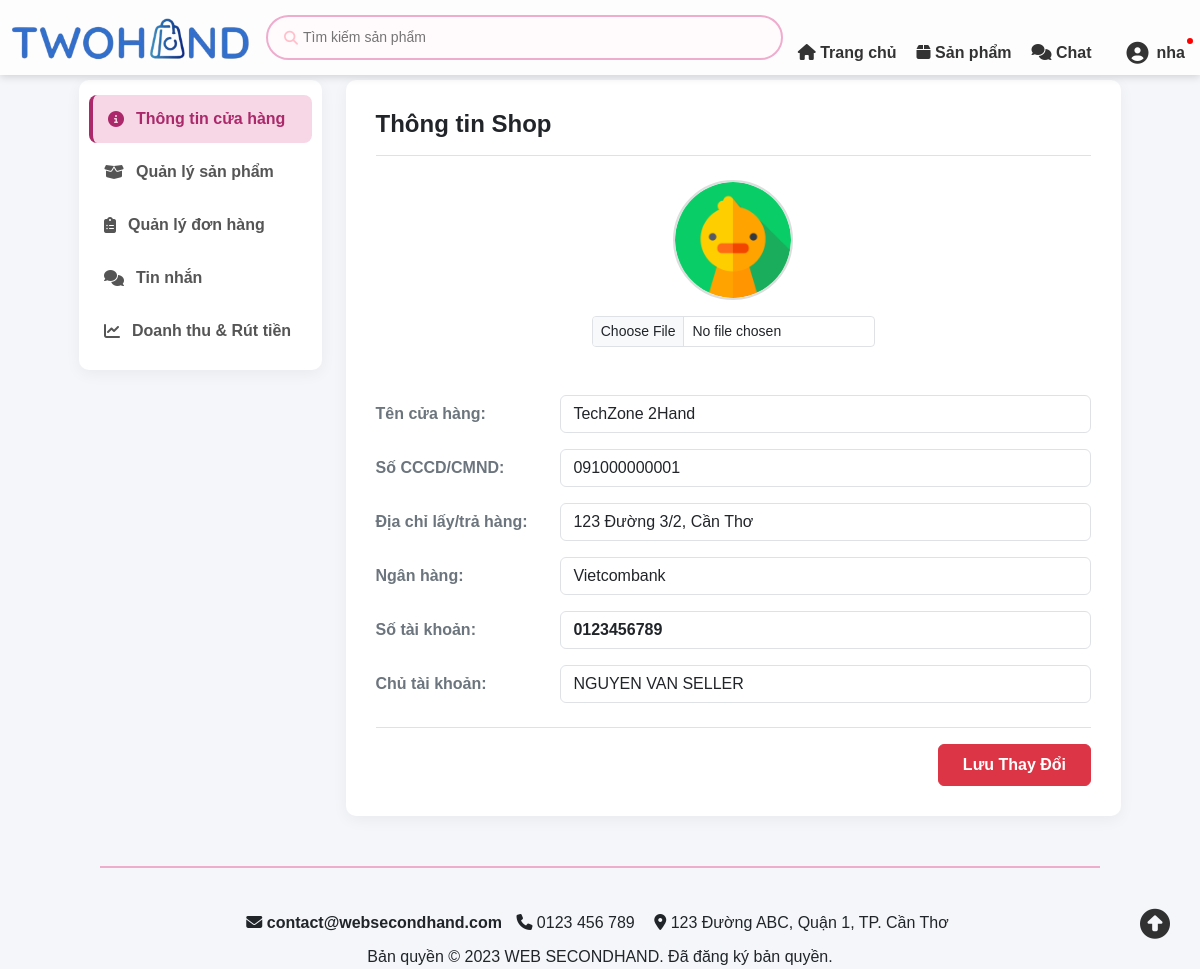
/seller/controllers/sellerThongTinController.php (signed in), run on the app's committed database.
### tables this page shows
CREATE TABLE HoSoNguoiBan (
    IdHoSo INT AUTO_INCREMENT PRIMARY KEY,
    IdTaiKhoan INT(10) NOT NULL UNIQUE,
    TenCuaHang VARCHAR(100), 
    DiaChiKhoHang VARCHAR(255),
    ViDo DECIMAL(10, 8) NULL COMMENT 'Latitude - Vĩ độ Cửa Hàng (Kho)',
    KinhDo DECIMAL(11, 8) NULL COMMENT 'Longitude - Kinh độ Cửa Hàng (Kho)',
    SoCCCD VARCHAR(20),
    TenNganHang VARCHAR(50),
    SoTaiKhoanNganHang VARCHAR(30),
    TenChuTaiKhoan VARCHAR(100),
    NgayDuyet DATETIME, 
    SoDu DECIMAL(15,2) DEFAULT 0,
    FOREIGN KEY (IdTaiKhoan) REFERENCES TaiKhoan(IdTaiKhoan) ON DELETE CASCADE
);

### seller/controllers/sellerThongTinController.php (called while the page is built, shortened)
<?php
require_once '../../includes/ketnoi.php';
$idUser = $_SESSION['IdTaiKhoan'];
$sql = "SELECT h.*, t.Avatar
        FROM HoSoNguoiBan h
        JOIN TaiKhoan t ON h.IdTaiKhoan = t.IdTaiKhoan
        WHERE h.IdTaiKhoan = $idUser";
$result = $conn->query($sql);
if ($result && $result->num_rows > 0) {
    $thongTin = $result->fetch_assoc();
} else {
    $thongTin = null;
}
require_once '../views/sellerThongTinCuaHang.php';

### seller/views/sellerThongTinCuaHang.php (the view, shortened to what this page needs)
<!DOCTYPE html>
<html lang="vi">
<head>
    <link href="https://cdn.jsdelivr.net/npm/bootstrap@5.3.2/dist/css/bootstrap.min.css" rel="stylesheet">
    <link rel="stylesheet" href="https://cdnjs.cloudflare.com/ajax/libs/font-awesome/6.4.0/css/all.min.css">
    <link href="../../assets/css/header.css" rel="stylesheet">
    <link href="../../assets/css/color.css" rel="stylesheet">
</head>
<body style="background-color: #f4f6f9;">
    <?php include '../../includes/header.php'; ?>
    <div class="giua-trang">
        <div class="seller-wrapper" style="max-width: 1300px; margin: 40px auto 50px auto; padding: 0 15px;">
            <div class="row">
                <div class="col-md-3 mb-4">
                    <div class="seller-sidebar">
                        <a href="sellerThongTinController.php" class="active"><i class="fa-solid fa-circle-info"></i> Thông tin cửa hàng</a>
                        <a href="sellerSanPhamController.php"><i class="fa-solid fa-box-open"></i> Quản lý sản phẩm</a>
                        <a href="sellerDonHangController.php"><i class="fa-solid fa-clipboard-list"></i> Quản lý đơn hàng</a>
                        <a href="sellerChatController.php">
                            <i class="fa-solid fa-comments"></i> Tin nhắn
                        </a>
                        <a href="sellerDoanhThuController.php"><i class="fa-solid fa-chart-line"></i> Doanh thu & Rút tiền</a>
                    </div>
                </div>
                <div class="col-md-9">
                    <div class="seller-content-box" style="background: #ffffff; border-radius: 10px; padding: 30px; box-shadow: 0 4px 15px rgba(0, 0, 0, 0.05); min-height: 600px;">
                        <div class="d-flex justify-content-between align-items-center mb-4 border-bottom pb-3">
                            <h4 class="fw-bold mb-0">Thông tin Shop</h4>
                        </div>
                        <?php if ($thongTin): ?>
                            <form action="sellerThongTinController.php" method="POST" enctype="multipart/form-data">
                                <div class="text-center mb-5">
                                    <?php
                                    $avatarPath = !empty($thongTin['Avatar']) ? '../../' . $thongTin['Avatar'] : '../../assets/images/user.png';
                                    ?>
                                    <img src="<?= htmlspecialchars($avatarPath) ?>" alt="Avatar Shop" class="avatar-img mb-3" id="previewAvatar"><br>
                                    <input type="file" id="avatarInput" name="avatar" accept="image/*" class="form-control form-control-sm w-auto d-inline-block">
                                </div>
                                <div class="row mb-3 align-items-center">
                                    <div class="col-sm-3 fw-bold text-secondary">Tên cửa hàng:</div>
                                    <div class="col-sm-9"><input type="text" class="form-control" name="TenCuaHang" value="<?= htmlspecialchars($thongTin['TenCuaHang']) ?>" required></div>
                                </div>
                                <div class="row mb-3 align-items-center">
                                    <div class="col-sm-3 fw-bold text-secondary">Số CCCD/CMND:</div>
                                    <div class="col-sm-9"><input type="text" class="form-control" name="SoCCCD" value="<?= htmlspecialchars($thongTin['SoCCCD']) ?>" required></div>
                                </div>
                                <div class="row mb-3 align-items-center">
                                    <div class="col-sm-3 fw-bold text-secondary">Địa chỉ lấy/trả hàng:</div>
                                    <div class="col-sm-9"><input type="text" class="form-control" name="DiaChiKhoHang" value="<?= htmlspecialchars($thongTin['DiaChiKhoHang']) ?>" required></div>
                                </div>
                                <div class="row mb-3 align-items-center">
                                    <div class="col-sm-3 fw-bold text-secondary">Ngân hàng:</div>
                                    <div class="col-sm-9"><input type="text" class="form-control" name="TenNganHang" value="<?= htmlspecialchars($thongTin['TenNganHang']) ?>" required></div>
                                </div>
                                <div class="row mb-3 align-items-center">
                                    <div class="col-sm-3 fw-bold text-secondary">Số tài khoản:</div>
                                    <div class="col-sm-9"><input type="text" class="form-control fw-bold" name="SoTaiKhoanNganHang" value="<?= htmlspecialchars($thongTin['SoTaiKhoanNganHang']) ?>" required></div>
                                </div>
                                <div class="row mb-3 align-items-center">
                                    <div class="col-sm-3 fw-bold text-secondary">Chủ tài khoản:</div>
                                    <div class="col-sm-9"><input type="text" class="form-control text-uppercase" name="TenChuTaiKhoan" value="<?= htmlspecialchars($thongTin['TenChuTaiKhoan']) ?>" required></div>
                                </div>
                                <div class="text-end mt-4 pt-3 border-top">
                                    <button type="submit" class="btn btn-danger px-4 py-2 fw-bold">Lưu Thay Đổi</button>
                                </div>
                            </form>
                        <?php else: ?>
                            <div class="alert alert-warning">Không tìm thấy thông tin cửa hàng.</div>
                        <?php endif; ?>
                    </div>
                </div>
            </div>
        </div>
    </div>
    <?php include '../../includes/footer.php'; ?>
</body>
</html>

### assets/css/header.css (style rules this page uses)
html, body { overflow-x: clip !important; overflow-y: visible !important; }
.giua-trang { margin-top: 80px; margin-left: 64px; margin-right: 64px; }
body { font-family: Arial, sans-serif; background-color:var(--bs-pink-50); margin: 0; padding: 0; }

### seller/views/sellerThongTinCuaHang.php (style rules this page uses)
.avatar-img { width: 120px; height: 120px; object-fit: cover; border-radius: 50%; border: 2px solid #ddd; }
body { background-color: #f8f9fa; }
.seller-wrapper { max-width: 1300px; margin: 0 auto; padding: 0 15px; }
.seller-content-box { background: #ffffff; border-radius: 10px; padding: 30px; box-shadow: 0 4px 15px rgba(0, 0, 0, 0.05); min-height: 600px; }
.seller-sidebar { background: #ffffff; border-radius: 10px; padding: 15px 10px; box-shadow: 0 4px 15px rgba(0, 0, 0, 0.05); display: flex; flex-direction: column; gap: 5px; }
.seller-sidebar a { text-decoration: none; color: #555; font-weight: 600; padding: 12px 15px; border-radius: 8px; transition: all 0.3s ease; display: flex; align-items: center; gap: 12px; position: relative; }
.seller-sidebar a.active { background-color: var(--bs-pink-100); color: var(--bs-pink-600); border-left: 4px solid var(--bs-pink-600); }

### data on the page
hosonguoiban: TenCuaHang "TechZone 2Hand", SoCCCD "091000000001", DiaChiKhoHang "123 Đường 3/2, Cần Thơ", TenNganHang "Vietcombank", SoTaiKhoanNganHang "0123456789", TenChuTaiKhoan "NGUYEN VAN SELLER"

### other printed values
$_SESSION['TenTK'] "nha"
